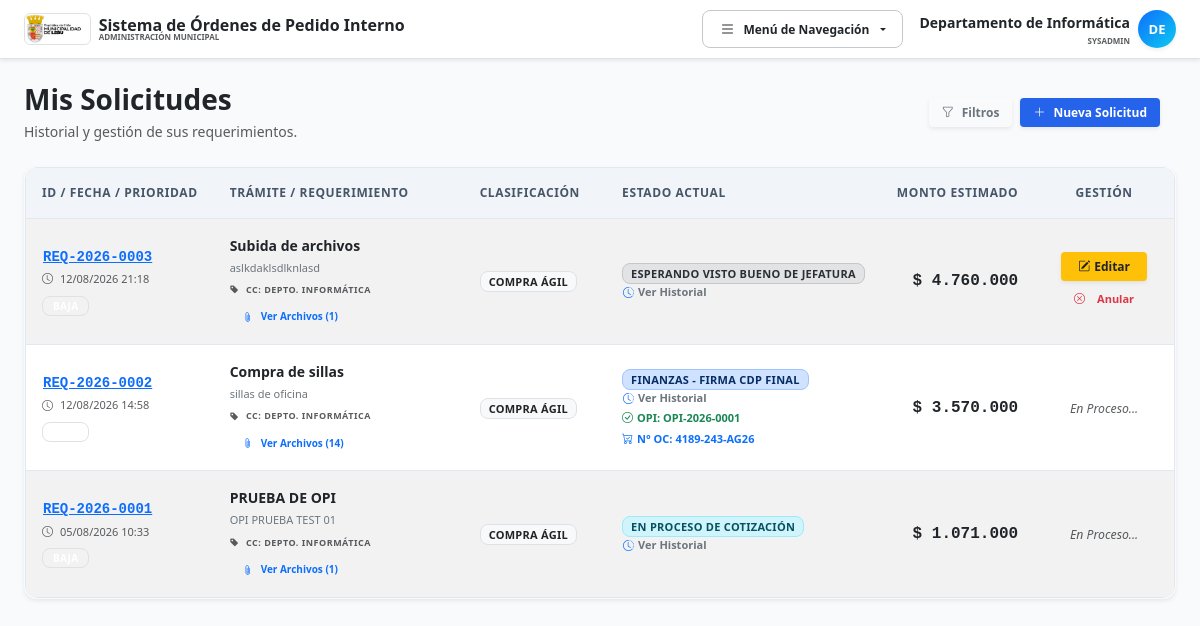
Page /mis_solicitudes.php (signed in) on the committed database.
### tables this page shows
CREATE TABLE `expedientes` (
  `id` int NOT NULL AUTO_INCREMENT,
  `codigo_interno` varchar(50) NOT NULL,
  `titulo_compra` varchar(255) NOT NULL DEFAULT 'Sin Título',
  `folio_opi` varchar(50) DEFAULT NULL,
  `usuario_creador_id` int NOT NULL,
  `unidad_origen_id` int NOT NULL,
  `centro_costo_id` int NOT NULL,
  `tipo_compra_id` int NOT NULL,
  `prioridad_id` int NOT NULL,
  `rango_utm_id` int DEFAULT NULL,
  `estado_actual` varchar(50) NOT NULL DEFAULT 'BORRADOR',
  `proveedor_adjudicado_id` int DEFAULT NULL,
  `id_contrato_suministro` varchar(100) DEFAULT NULL,
  `orden_compra_numero` varchar(100) DEFAULT NULL,
  `decreto_alcaldicio_numero` varchar(100) DEFAULT NULL,
  `conv_marco_oc` varchar(100) DEFAULT NULL,
  `id_licitacion` varchar(100) DEFAULT NULL,
  `monto_estimado` decimal(15,2) NOT NULL,
  `monto_definitivo` decimal(15,2) DEFAULT NULL,
  `motivo_compra` text NOT NULL,
  `observacion_cierre` text,
  `created_at` datetime DEFAULT CURRENT_TIMESTAMP,
  `fecha_visa_presupuesto` datetime DEFAULT NULL,
  `fecha_adjudicacion` datetime DEFAULT NULL,
  `fecha_aprobacion_opi` datetime DEFAULT NULL,
  `num_certificado_oficial` varchar(20) DEFAULT NULL,
  `id_entidad_gobierno` varchar(20) DEFAULT 'ID PE-MUN-00335',
  `id_compra_agil` varchar(50) DEFAULT NULL,
  `plan_compras_proyecto` varchar(100) DEFAULT NULL,
  `plan_compras_item` int DEFAULT NULL,
  PRIMARY KEY (`id`),
  UNIQUE KEY `codigo_interno` (`codigo_interno`),
  UNIQUE KEY `folio_opi` (`folio_opi`),
  KEY `fk_exp_usr` (`usuario_creador_id`),
  KEY `fk_exp_uni` (`unidad_origen_id`),
  KEY `fk_exp_cc` (`centro_costo_id`),
  KEY `fk_exp_tipo` (`tipo_compra_id`),
  KEY `fk_exp_pri` (`prioridad_id`),
  KEY `fk_exp_est` (`estado_actual`),
  KEY `fk_exp_prov` (`proveedor_adjudicado_id`),
  KEY `fk_exp_rango` (`rango_utm_id`)
);

CREATE TABLE `centros_costo` (
  `id` int NOT NULL AUTO_INCREMENT,
  `codigo_cuenta` varchar(50) NOT NULL,
  `nombre` varchar(150) NOT NULL,
  `anio_fiscal` int NOT NULL,
  `activo` tinyint(1) DEFAULT '1',
  PRIMARY KEY (`id`)
);

CREATE TABLE `tipos_compra` (
  `id` int NOT NULL AUTO_INCREMENT,
  `codigo` varchar(50) NOT NULL,
  `nombre` varchar(100) NOT NULL,
  `limite_utm` decimal(10,2) DEFAULT NULL,
  `activo` tinyint(1) DEFAULT '1',
  `requiere_cotizacion` tinyint(1) DEFAULT '0',
  PRIMARY KEY (`id`),
  UNIQUE KEY `codigo` (`codigo`)
);

CREATE TABLE `estados_tramite` (
  `codigo` varchar(50) NOT NULL,
  `nombre` varchar(100) NOT NULL,
  `rol_responsable` varchar(50) NOT NULL,
  `descripcion` varchar(255) DEFAULT NULL,
  PRIMARY KEY (`codigo`)
);

### mis_solicitudes_controller.php (called while the page is built, shortened)
<?php
require_once __DIR__ . '/config.php';
$user_id = $_SESSION['user_id'];
$page = max(1, (int)($_GET['p'] ?? 1));
$limit = 10;
$offset = ($page - 1) * $limit;
$where = ["e.usuario_creador_id = :uid"];
$params = [':uid' => $user_id];
$where_sql = implode(" AND ", $where);
$sql = "
    SELECT
        e.*,
        tc.nombre as tipo_nombre,
        p.nombre as prioridad_nombre,
        p.clase_css as prioridad_css,
        cc.nombre as cc_nombre,
        et.nombre as estado_nombre,
        (SELECT GROUP_CONCAT(CONCAT(ruta_archivo, '::', IFNULL(nombre_original, 'Adjunto'), '::', tipo_doc, '::', DATE_FORMAT(fecha_subida, '%d/%m/%Y %H:%i')) SEPARATOR '||')
         FROM expedientes_documentos ed WHERE ed.expediente_id = e.id) as docs_adjuntos
    FROM expedientes e
    JOIN tipos_compra tc ON e.tipo_compra_id = tc.id
    JOIN prioridades p ON e.prioridad_id = p.id
    JOIN centros_costo cc ON e.centro_costo_id = cc.id
    JOIN estados_tramite et ON e.estado_actual = et.codigo
    WHERE $where_sql
    ORDER BY e.created_at DESC
    LIMIT $limit OFFSET $offset
";
$stmt = $pdo->prepare($sql);
$stmt->execute($params);
$mis_solicitudes = $stmt->fetchAll();
function color_estado($estado_codigo) {
    if (in_array($estado_codigo, ['BORRADOR', 'EN_REVISION_JEFATURA'])) return 'bg-secondary-subtle text-secondary-emphasis border border-secondary-subtle';
    if (in_array($estado_codigo, ['EN_COTIZACION_ADQ', 'EN_GESTION_ADQUISICIONES'])) return 'bg-info-subtle text-info-emphasis fw-bold border border-info-subtle';
    return 'bg-primary-subtle text-primary-emphasis border border-primary-subtle';
}
function money($v) { return '$ ' . number_format($v, 0, ',', '.'); }
?>

### mis_solicitudes.php (the view, shortened to what this page needs)
<?php
require_once __DIR__ . '/mis_solicitudes_controller.php';
?>
<!DOCTYPE html>
<html lang="es">
<head>
    <?php
    include __DIR__ . '/head.php';
    ?>
</head>
<body class="bg-slate-50 text-slate-800 font-sans pb-20">
    <?php include __DIR__ . '/nav.php'; ?>
    <div class="container mt-4 px-3 px-md-4">
        <div class="row align-items-center mb-4 g-3">
            <div class="col-12 col-md">
                <h1 class="h3 fw-bold text-dark mb-1">Mis Solicitudes</h1>
                <p class="text-muted small mb-0">Historial y gestión de sus requerimientos.</p>
            </div>
            <div class="col-12 col-md-auto d-flex flex-wrap gap-2">
                <button onclick="toggleFiltros()" class="btn btn-outline-secondary btn-sm shadow-sm d-flex align-items-center gap-1.5">
                    <i class="bi bi-funnel"></i>
                    Filtros
                </button>
                <a href="nueva_solicitud.php" class="btn btn-primary btn-sm shadow-sm d-flex align-items-center gap-1.5">
                    <i class="bi bi-plus-lg"></i>
                    Nueva Solicitud
                </a>
            </div>
        </div>
        <div class="card shadow-sm border-light mb-4 overflow-hidden">
            <div class="table-responsive">
                <table class="table table-hover table-striped align-middle mb-0" style="min-width: 1000px;">
                    <thead class="table-light text-uppercase small text-secondary">
                        <tr>
                            <th class="p-3 text-nowrap" style="width: 180px;">ID / Fecha / Prioridad</th>
                            <th class="p-3" style="min-width: 250px;">Trámite / Requerimiento</th>
                            <th class="p-3 text-nowrap" style="width: 150px;">Clasificación</th>
                            <th class="p-3 text-nowrap" style="width: 180px;">Estado Actual</th>
                            <th class="p-3 text-end text-nowrap" style="width: 150px;">Monto Estimado</th>
                            <th class="p-3 text-center text-nowrap" style="width: 150px;">Gestión</th>
                        </tr>
                    </thead>
                    <tbody>
                        <?php if(count($mis_solicitudes) > 0): ?>
                            <?php foreach($mis_solicitudes as $row): ?>
                            <tr>
                                <td class="p-3 text-nowrap">
                                    <button type="button" onclick="abrirModalVerItems(<?= htmlspecialchars(json_encode($row['items_detalle']), ENT_QUOTES, 'UTF-8') ?>, '<?= $row['codigo_interno'] ?>')" class="btn btn-link p-0 text-start font-monospace fw-bold text-primary text-decoration-underline mb-1">
                                        <?= htmlspecialchars($row['codigo_interno']) ?>
                                    </button>
                                    <div class="text-muted small" style="font-size: 11px;">
                                        <i class="bi bi-clock me-1"></i>
                                        <?= date('d/m/Y H:i', strtotime($row['created_at'])) ?>
                                    </div>
                                    <span class="badge border mt-2 d-inline-block <?= $row['prioridad_css'] ?>" style="font-size: 10px;">
                                    </span>
                                </td>
                                <td class="p-3">
                                    <div class="fw-bold text-dark mb-1 leading-snug break-words" style="max-width: 450px;">
                                        <?= htmlspecialchars($row['titulo_compra'] ?? 'Sin Título') ?>
                                    </div>
                                    <div class="text-secondary small mb-2 break-words" style="max-width: 450px; font-size: 11px; line-height: 1.4;">
                                        <?= htmlspecialchars($row['motivo_compra']) ?>
                                    </div>
                                    <div class="text-uppercase text-muted fw-bold mb-2" style="font-size: 9px; letter-spacing: 0.5px;">
                                        <i class="bi bi-tag-fill me-1"></i>
                                        CC: <?= htmlspecialchars($row['cc_nombre']) ?>
                                    </div>
                                    <?php if($row['docs_adjuntos']):
                                        $docs_array = explode('||', $row['docs_adjuntos']);
                                        $docs_count = count($docs_array);
                                        $docs_json = htmlspecialchars(json_encode($docs_array), ENT_QUOTES, 'UTF-8');
                                    ?>
                                        <div class="mt-2">
                                            <button type="button" onclick="abrirModalAdjuntos(<?= $docs_json ?>, '<?= htmlspecialchars($row['codigo_interno']) ?>', <?= $row['id'] ?>)" class="btn btn-outline-primary btn-sm py-1 px-2.5 d-inline-flex align-items-center gap-1.5 font-bold" style="font-size: 10px;">
                                                <i class="bi bi-paperclip"></i>
                                                Ver Archivos (<?= $docs_count ?>)
                                            </button>
                                        </div>
                                    <?php endif; ?>
                                </td>
                                <td class="p-3 text-nowrap">
                                    <span class="badge bg-light text-dark border px-2 py-1.5 fw-bold" style="font-size: 11px;">
                                        <?= htmlspecialchars($row['tipo_nombre']) ?>
                                    </span>
                                </td>
                                <td class="p-3 text-nowrap">
                                    <span class="badge border px-2 py-1.5 text-uppercase <?= color_estado($row['estado_actual']) ?>" style="font-size: 11px;">
                                        <?= htmlspecialchars($row['estado_nombre']) ?>
                                    </span>
                                    <div class="mt-1.5">
                                        <button type="button" onclick="verTrazabilidad(<?= (int)$row['id'] ?>)" class="btn btn-link p-0 text-decoration-none text-secondary d-flex align-items-center gap-1" style="font-size: 11px;">
                                            <i class="bi bi-clock-history text-primary"></i>
                                            Ver Historial
                                        </button>
                                    </div>
                                    <?php if($row['folio_opi']): ?>
                                        <div class="mt-1 fw-bold text-success d-flex align-items-center gap-1" style="font-size: 11px;">
                                            <i class="bi bi-check-circle"></i>
                                            OPI: <?= htmlspecialchars($row['folio_opi']) ?>
                                        </div>
                                    <?php endif; ?>
                                    <?php if($row['orden_compra_numero']): ?>
                                        <div class="mt-1 fw-bold text-primary d-flex align-items-center gap-1" style="font-size: 11px;">
                                            <i class="bi bi-cart-check"></i>
                                            N° OC: <?= htmlspecialchars($row['orden_compra_numero']) ?>
                                        </div>
                                    <?php endif; ?>
                                </td>
                                <td class="p-3 text-end fw-bold text-dark text-base text-nowrap font-monospace">
                                    <?= money($row['monto_definitivo'] ?? $row['monto_estimado']) ?>
                                </td>
                                <td class="p-3 text-center text-nowrap">
                                    <?php if (in_array($row['estado_actual'], ['BORRADOR', 'EN_REVISION_JEFATURA', 'EN_CORRECCION'])): ?>
                                        <div class="d-flex flex-column gap-1.5 align-items-center">
                                            <a href="editar_solicitud.php?id=<?= $row['id'] ?>" class="btn btn-warning btn-sm text-dark px-3 py-1.5 fw-bold shadow-sm d-flex align-items-center gap-1">
                                               <i class="bi bi-pencil-square"></i>
                                               Editar
                                            </a>
                                            <a href="mis_solicitudes.php?anular_id=<?= $row['id'] ?>" onclick="return confirm('¿Está seguro de anular definitivamente esta solicitud?')" class="btn btn-outline-danger btn-sm px-3 py-1 fw-semibold" style="font-size: 11px;">
                                                <i class="bi bi-x-circle me-1"></i>Anular
                                            </a>
                                        </div>
                                    <?php else: ?>
                                        <span class="text-muted small fst-italic">En Proceso...</span>
                                    <?php endif; ?>
                                </td>
                            </tr>
                            <?php endforeach; ?>
                        <?php endif; ?>
                    </tbody>
                </table>
            </div>
        </div>
    </div>
</body>
</html>

### rows in the picture
expedientes: codigo_interno "REQ-2026-0003", created_at "12/08/2026 21:18", titulo_compra "Subida de archivos", motivo_compra "aslkdaklsdlknlasd", centro_costo.nombre "DEPTO. INFORMÁTICA", docs_count "1", tipo_compra.nombre "COMPRA ÁGIL", estado_actual.nombre "ESPERANDO VISTO BUENO DE JEFATURA", monto_definitivo+monto_estimado "$ 4.760.000"
expedientes: codigo_interno "REQ-2026-0002", created_at "12/08/2026 14:58", titulo_compra "Compra de sillas", motivo_compra "sillas de oficina", centro_costo.nombre "DEPTO. INFORMÁTICA", docs_count "14", tipo_compra.nombre "COMPRA ÁGIL", estado_actual.nombre "FINANZAS - FIRMA CDP FINAL", folio_opi "OPI-2026-0001", orden_compra_numero "4189-243-AG26", monto_definitivo "$ 3.570.000", shows "En Proceso..."
expedientes: codigo_interno "REQ-2026-0001", created_at "05/08/2026 10:33", titulo_compra "PRUEBA DE OPI", motivo_compra "OPI PRUEBA TEST 01", centro_costo.nombre "DEPTO. INFORMÁTICA", docs_count "1", tipo_compra.nombre "COMPRA ÁGIL", estado_actual.nombre "EN PROCESO DE COTIZACIÓN", monto_definitivo+monto_estimado "$ 1.071.000", shows "En Proceso..."

### other values in the picture
$user_name "Departamento de Informática"
$rol === 'SYSADMIN' ? 'SYSADMIN' : $rol "SYSADMIN"
substr($user_name, 0, 2) "DE"
